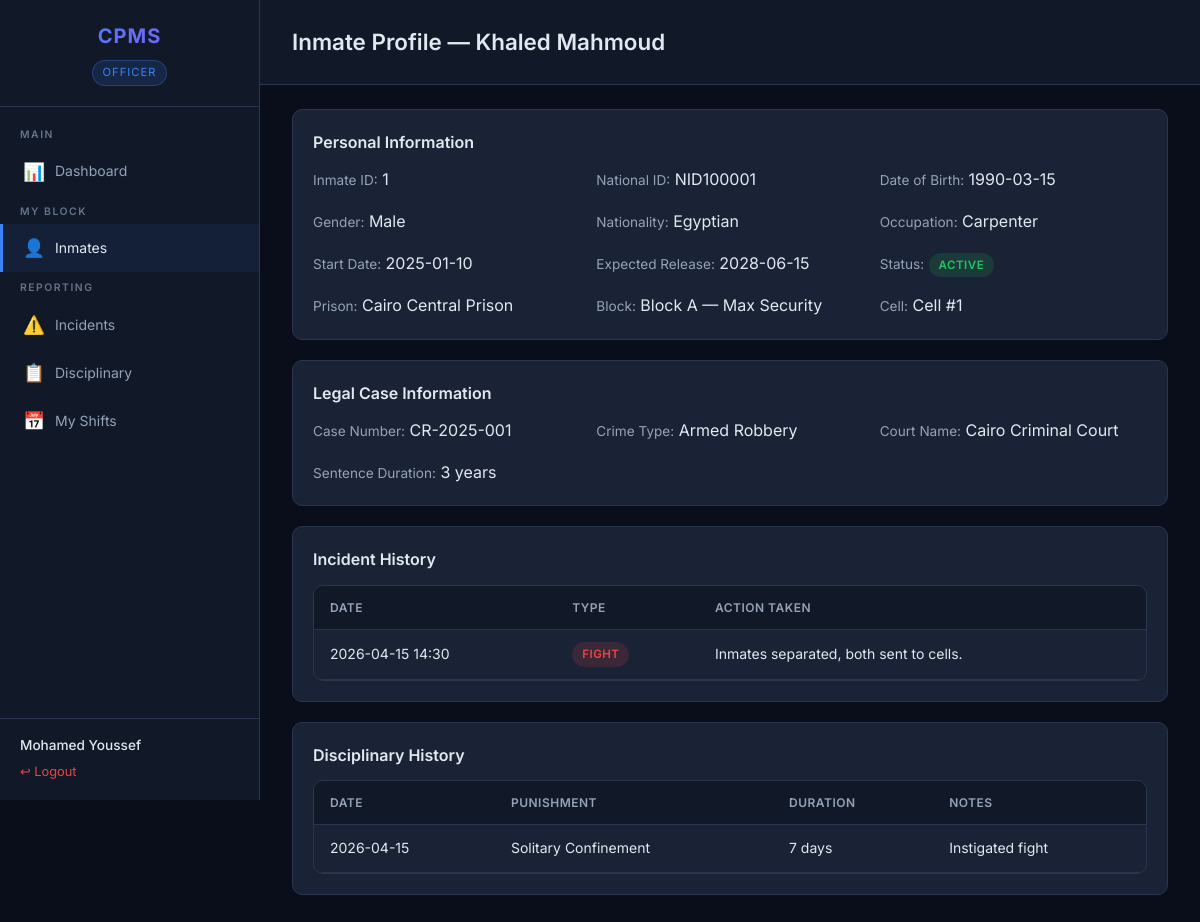
The page /inmates/1 (signed in) on the database its author committed.
### tables this page shows
CREATE TABLE users (
            national_id TEXT PRIMARY KEY,
            name        TEXT NOT NULL,
            phone       TEXT,
            address     TEXT,
            email       TEXT,
            password    TEXT NOT NULL,
            role        TEXT NOT NULL CHECK(role IN ('super_admin', 'prison_manager', 'officer')),
            prison_id   INTEGER,
            FOREIGN KEY (prison_id) REFERENCES prisons(prison_id)
        );

CREATE TABLE inmates (
            inmate_id             INTEGER PRIMARY KEY AUTOINCREMENT,
            full_name             TEXT NOT NULL,
            date_of_birth         DATE,
            gender                TEXT CHECK(gender IN ('Male', 'Female', 'Other')),
            nationality           TEXT,
            occupation            TEXT,
            national_id           TEXT UNIQUE,
            start_date            DATE,
            expected_release_date DATE,
            assigned_prison       INTEGER,
            assigned_block        INTEGER,
            assigned_cell         INTEGER,
            status                TEXT DEFAULT 'active' CHECK(status IN ('active', 'released', 'transferred')),
            FOREIGN KEY (assigned_prison) REFERENCES prisons(prison_id),
            FOREIGN KEY (assigned_block) REFERENCES blocks(block_id),
            FOREIGN KEY (assigned_cell)  REFERENCES cells(cell_id)
        );

CREATE TABLE prisons (
            prison_id       INTEGER PRIMARY KEY AUTOINCREMENT,
            manager_id      TEXT,
            name            TEXT NOT NULL,
            location        TEXT NOT NULL,
            type            TEXT NOT NULL,
            security_level  TEXT NOT NULL,
            total_capacity  INTEGER NOT NULL,
            current_occupancy INTEGER DEFAULT 0
        );

CREATE TABLE blocks (
            block_id          INTEGER PRIMARY KEY AUTOINCREMENT,
            prison_id         INTEGER NOT NULL,
            name              TEXT,
            capacity          INTEGER NOT NULL,
            current_occupancy INTEGER DEFAULT 0,
            security_level    TEXT NOT NULL,
            number_of_cells   INTEGER DEFAULT 0,
            FOREIGN KEY (prison_id) REFERENCES prisons(prison_id)
        );

CREATE TABLE legal_cases (
            case_id           INTEGER PRIMARY KEY AUTOINCREMENT,
            case_number       TEXT,
            crime_type        TEXT,
            court_name        TEXT,
            sentence_duration TEXT,
            inmate_id         INTEGER NOT NULL,
            FOREIGN KEY (inmate_id) REFERENCES inmates(inmate_id)
        );

CREATE TABLE incidents (
            incident_id      INTEGER PRIMARY KEY AUTOINCREMENT,
            type             TEXT NOT NULL,
            date_time        DATETIME,
            prison_id        INTEGER,
            block_id         INTEGER,
            cell_id          INTEGER,
            reporting_officer TEXT,
            description      TEXT,
            action_taken     TEXT,
            FOREIGN KEY (prison_id)        REFERENCES prisons(prison_id),
            FOREIGN KEY (block_id)         REFERENCES blocks(block_id),
            FOREIGN KEY (cell_id)          REFERENCES cells(cell_id),
            FOREIGN KEY (reporting_officer) REFERENCES users(national_id)
        );

CREATE TABLE disciplinary_logs (
            log_id                       INTEGER PRIMARY KEY AUTOINCREMENT,
            inmate_id                    INTEGER NOT NULL,
            incident_id                  INTEGER,
            punishment_type              TEXT NOT NULL,
            solitary_confinement_duration INTEGER CHECK(
                solitary_confinement_duration IS NULL OR solitary_confinement_duration <= 30
            ),
            imposed_by                   TEXT NOT NULL,
            date_imposed                 DATE,
            end_date                     DATE,
            notes                        TEXT,
            FOREIGN KEY (inmate_id)   REFERENCES inmates(inmate_id),
            FOREIGN KEY (incident_id) REFERENCES incidents(incident_id),
            FOREIGN KEY (imposed_by)  REFERENCES users(national_id)
        );

### routes/inmate_routes.py (the view)
@router.get("/{inmate_id}")
async def inmate_detail(request: Request, inmate_id: int):
    user = get_current_user(request)
    if not user:
        return RedirectResponse(url="/login", status_code=302)
    db = get_db()
    inmate = db.execute("""
        SELECT i.*, p.name as prison_name, b.name as block_name
        FROM inmates i
        LEFT JOIN prisons p ON i.assigned_prison = p.prison_id
        LEFT JOIN blocks b ON i.assigned_block = b.block_id
        WHERE i.inmate_id = ?
    """, (inmate_id,)).fetchone()
    if not inmate:
        db.close()
        return RedirectResponse(url="/inmates", status_code=302)
    legal_case = db.execute("SELECT * FROM legal_cases WHERE inmate_id = ?", (inmate_id,)).fetchone()
    incidents = db.execute("""
        SELECT inc.* FROM incidents inc
        JOIN incident_inmates ii ON inc.incident_id = ii.incident_id
        WHERE ii.inmate_id = ?
        ORDER BY inc.date_time DESC
    """, (inmate_id,)).fetchall()
    disciplinary = db.execute("""
        SELECT * FROM disciplinary_logs WHERE inmate_id = ?
        ORDER BY date_imposed DESC
    """, (inmate_id,)).fetchall()
    medical = db.execute("""
        SELECT mv.*, d.name as doctor_name
        FROM medical_visits mv
        JOIN doctors d ON mv.doctor_id = d.national_id
        WHERE mv.inmate_id = ?
        ORDER BY mv.date_time DESC
    """, (inmate_id,)).fetchall()
    db.close()
    return templates.TemplateResponse("inmates/detail.html", {
        "request": request, "user": user, "inmate": inmate,
        "legal_case": legal_case, "incidents": incidents,
        "disciplinary": disciplinary, "medical": medical
    })

### templates/inmates/detail.html (shortened to what this page needs)
{% extends "base.html" %}
{% block page_title %}Inmate Profile — {{ inmate.full_name }}{% endblock %}
{% block content %}
<div class="card">
    <h3>Personal Information</h3>
    <div class="form-row">
        <div><span class="text-secondary text-sm">Inmate ID:</span> {{ inmate.inmate_id }}</div>
        <div><span class="text-secondary text-sm">National ID:</span> {{ inmate.national_id or '—' }}</div>
        <div><span class="text-secondary text-sm">Date of Birth:</span> {{ inmate.date_of_birth or '—' }}</div>
        <div><span class="text-secondary text-sm">Gender:</span> {{ inmate.gender }}</div>
        <div><span class="text-secondary text-sm">Nationality:</span> {{ inmate.nationality or '—' }}</div>
        <div><span class="text-secondary text-sm">Occupation:</span> {{ inmate.occupation or '—' }}</div>
    </div>
    <div class="form-row mt-2">
        <div><span class="text-secondary text-sm">Start Date:</span> {{ inmate.start_date or '—' }}</div>
        <div><span class="text-secondary text-sm">Expected Release:</span> {{ inmate.expected_release_date or '—' }}</div>
        <div><span class="text-secondary text-sm">Status:</span>
            <span class="badge {% if inmate.status == 'active' %}badge-success{% elif inmate.status == 'released' %}badge-info{% else %}badge-warning{% endif %}">
                {{ inmate.status }}
            </span>
        </div>
    </div>
    <div class="form-row mt-2">
        <div><span class="text-secondary text-sm">Prison:</span> {{ inmate.prison_name or 'Unassigned' }}</div>
        <div><span class="text-secondary text-sm">Block:</span> {{ inmate.block_name or 'Unassigned' }}</div>
        <div><span class="text-secondary text-sm">Cell:</span> {% if inmate.assigned_cell %}Cell #{{ inmate.assigned_cell }}{% else %}Unassigned{% endif %}</div>
    </div>
</div>
{% if legal_case %}
<div class="card">
    <h3>Legal Case Information</h3>
    <div class="form-row">
        <div><span class="text-secondary text-sm">Case Number:</span> {{ legal_case.case_number }}</div>
        <div><span class="text-secondary text-sm">Crime Type:</span> {{ legal_case.crime_type }}</div>
        <div><span class="text-secondary text-sm">Court Name:</span> {{ legal_case.court_name }}</div>
        <div><span class="text-secondary text-sm">Sentence Duration:</span> {{ legal_case.sentence_duration }}</div>
    </div>
</div>
{% endif %}
{% if incidents %}
<div class="card">
    <h3>Incident History</h3>
    <div class="table-wrapper">
        <table>
            <thead><tr><th>Date</th><th>Type</th><th>Action Taken</th></tr></thead>
            <tbody>
            {% for inc in incidents %}
            <tr>
                <td>{{ inc.date_time }}</td>
                <td><span class="badge badge-danger">{{ inc.type }}</span></td>
                <td>{{ inc.action_taken or '—' }}</td>
            </tr>
            {% endfor %}
            </tbody>
        </table>
    </div>
</div>
{% endif %}
{% if disciplinary %}
<div class="card">
    <h3>Disciplinary History</h3>
    <div class="table-wrapper">
        <table>
            <thead><tr><th>Date</th><th>Punishment</th><th>Duration</th><th>Notes</th></tr></thead>
            <tbody>
            {% for d in disciplinary %}
            <tr>
                <td>{{ d.date_imposed }}</td>
                <td>{{ d.punishment_type }}</td>
                <td>{% if d.solitary_confinement_duration %}{{ d.solitary_confinement_duration }} days{% else %}—{% endif %}</td>
                <td>{{ d.notes or '—' }}</td>
            </tr>
            {% endfor %}
            </tbody>
        </table>
    </div>
</div>
{% endif %}
{% endblock %}

### templates/base.html (shortened to what this page needs)
<!DOCTYPE html>
<html lang="en">
<head>
    <link rel="stylesheet" href="/static/css/style.css">
</head>
<body>
    <div class="app-layout">
        <aside class="sidebar">
            <div class="sidebar-header">
                <h1>CPMS</h1>
                <span class="role-badge">
                    {% if user.role == 'super_admin' %}Super Admin
                    {% elif user.role == 'prison_manager' %}Prison Manager
                    {% elif user.role == 'officer' %}Officer
                    {% endif %}
                </span>
            </div>
            <nav class="sidebar-nav">
                <div class="nav-section">Main</div>
                <a href="/dashboard" class="{% if request.url.path == '/dashboard' %}active{% endif %}">
                    <span class="icon">📊</span> Dashboard
                </a>
                {% if user.role == 'super_admin' %}
                    <div class="nav-section">Administration</div>
                    <a href="/prisons" class="{% if '/prisons' in request.url.path %}active{% endif %}">
                        <span class="icon">🏢</span> Prisons
                    </a>
                    <a href="/officers" class="{% if '/officers' in request.url.path %}active{% endif %}">
                        <span class="icon">👮</span> Staff Management
                    </a>
                    <a href="/inmates" class="{% if '/inmates' in request.url.path %}active{% endif %}">
                        <span class="icon">👤</span> Inmates
                    </a>
                    <a href="/transfers" class="{% if '/transfers' in request.url.path %}active{% endif %}">
                        <span class="icon">🔄</span> Transfers
                    </a>
                    <a href="/visits" class="{% if '/visits' in request.url.path and '/visit-request' not in request.url.path %}active{% endif %}">
                        <span class="icon">🕐</span> Visits
                    </a>
                    <a href="/incidents" class="{% if '/incidents' in request.url.path %}active{% endif %}">
                        <span class="icon">⚠️</span> Incidents
                    </a>
                    <a href="/disciplinary" class="{% if '/disciplinary' in request.url.path %}active{% endif %}">
                        <span class="icon">📋</span> Disciplinary
                    </a>
                    <a href="/healthcare" class="{% if '/healthcare' in request.url.path %}active{% endif %}">
                        <span class="icon">🏥</span> Healthcare
                    </a>
                    <a href="/shifts" class="{% if '/shifts' in request.url.path %}active{% endif %}">
                        <span class="icon">🕐</span> Shifts
                    </a>
                    <div class="nav-section">Analytics</div>
                    <a href="/ml" class="{% if '/ml' in request.url.path %}active{% endif %}">
                        <span class="icon">🤖</span> ML Predictions
                    </a>
                {% elif user.role == 'officer' %}
                    <div class="nav-section">My Block</div>
                    <a href="/inmates" class="{% if '/inmates' in request.url.path %}active{% endif %}">
                        <span class="icon">👤</span> Inmates
                    </a>
                    <div class="nav-section">Reporting</div>
                    <a href="/incidents" class="{% if '/incidents' in request.url.path %}active{% endif %}">
                        <span class="icon">⚠️</span> Incidents
                    </a>
                    <a href="/disciplinary" class="{% if '/disciplinary' in request.url.path %}active{% endif %}">
                        <span class="icon">📋</span> Disciplinary
                    </a>
                    <a href="/shifts" class="{% if '/shifts' in request.url.path %}active{% endif %}">
                        <span class="icon">📅</span> My Shifts
                    </a>
                {% endif %}
            </nav>
            <div class="sidebar-footer">
                <div class="user-name">{{ user.name }}</div>
                <a href="/logout" class="logout-link">↩ Logout</a>
            </div>
        </aside>
        <main class="main-content">
            <div class="page-header">
                <h2>{% block page_title %}Dashboard{% endblock %}</h2>
            </div>
            <div class="page-body">
                {% block content %}{% endblock %}
            </div>
        </main>
    </div>
</body>
</html>

### rows shown on the page
users: name "Mohamed Youssef"
inmates: full_name "Khaled Mahmoud", inmate_id "1", national "NID100001", date_of_birth "1990-03-15", gender "Male", nationality "Egyptian", occupation "Carpenter", start_date "2025-01-10", expected_release_date "2028-06-15", status "ACTIVE", assigned_cell "1"
prisons: name "Cairo Central Prison"
blocks: name "Block A — Max Security"
legal_cases: case_number "CR-2025-001", crime_type "Armed Robbery", court_name "Cairo Criminal Court", sentence_duration "3 years"
incidents: date_time "2026-04-15 14:30", type "FIGHT", action_taken "Inmates separated, both sent to cells."
disciplinary_logs: date_imposed "2026-04-15", punishment_type "Solitary Confinement", solitary_confinement_duration "7", notes "Instigated fight"
